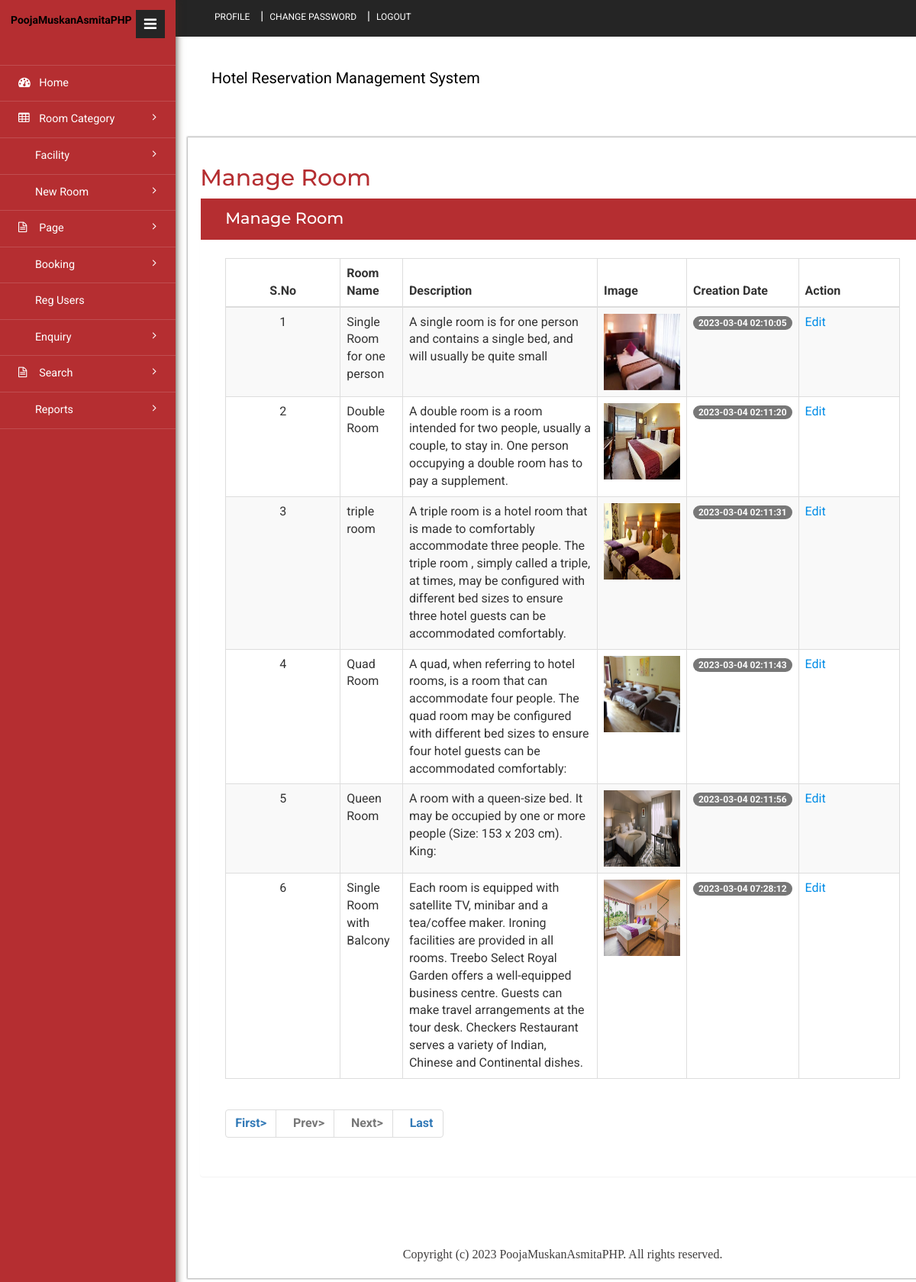
The page /admin/manage-room.php (signed in) on the database its author committed.
### tables this page shows
CREATE TABLE `tblroom` (
  `ID` int(10) NOT NULL,
  `RoomType` int(10) DEFAULT NULL,
  `RoomName` varchar(200) DEFAULT NULL,
  `MaxAdult` int(5) DEFAULT NULL,
  `MaxChild` int(5) DEFAULT NULL,
  `RoomDesc` mediumtext DEFAULT NULL,
  `NoofBed` int(5) DEFAULT NULL,
  `Image` varchar(200) DEFAULT NULL,
  `RoomFacility` varchar(200) DEFAULT NULL,
  `CreationDate` timestamp NULL DEFAULT current_timestamp()
);

### admin/manage-room.php (the view, shortened to what this page needs)
<?php
include('includes/dbconnection.php');
if (strlen($_SESSION['hbmsaid']==0)) {
  header('location:logout.php');
  } else{
?>
<!DOCTYPE HTML>
<html>
<head>
<link href="css/bootstrap.min.css" rel='stylesheet' type='text/css' />
<link href="css/style.css" rel='stylesheet' type='text/css' />
<link href="css/font-awesome.css" rel="stylesheet">
<link rel="stylesheet" href="css/icon-font.min.css" type='text/css' />
</head>
<body>
   <div class="page-container">
	<div class="left-content">
	   <div class="inner-content">
			<?php include_once('includes/header.php');?>
			<div class="content">
<div class="women_main">
	<div class="grids">
					<div class="progressbar-heading grids-heading">
						<h2>Manage Room</h2>
					</div>
					<div class="panel panel-widget forms-panel">
						<div class="forms">
							<div class="form-grids widget-shadow" data-example-id="basic-forms">
								<div class="form-title">
									<h4>Manage Room </h4>
								</div>
								<div class="form-body">
									     <table class="table table-bordered table-striped table-vcenter js-dataTable-full-pagination">
                                <thead>
                                    <tr>
                                        <th class="text-center">S.No</th>
                                        <th>Room Name</th>
                                        <th class="d-none d-sm-table-cell">Description</th>
                                        <th class="d-none d-sm-table-cell">Image</th>
                                        <th class="d-none d-sm-table-cell">Creation Date</th>
                                        <th class="d-none d-sm-table-cell" style="width: 15%;">Action</th>
                                       </tr>
                                </thead>
                                <tbody>
                                    <?php
                                    if (isset($_GET['pageno'])) {
            $pageno = $_GET['pageno'];
        } else {
            $pageno = 1;
        }
        $no_of_records_per_page = 10;
        $offset = ($pageno-1) * $no_of_records_per_page;
 $ret = "SELECT ID FROM tblroom";
$query1 = $dbh -> prepare($ret);
$query1->execute();
$total_rows=$query1->rowCount();
$total_pages = ceil($total_rows / $no_of_records_per_page);
$sql="SELECT * from tblroom LIMIT $offset, $no_of_records_per_page";
$query = $dbh -> prepare($sql);
$query->execute();
$results=$query->fetchAll(PDO::FETCH_OBJ);
$cnt=1;
if($query->rowCount() > 0)
{
foreach($results as $row)
{               ?>
                                    <tr>
                                        <td class="text-center"><?php echo htmlentities($cnt);?></td>
                                        <td class="font-w600"><?php  echo htmlentities($row->RoomName);?></td>
                                        <td class="d-none d-sm-table-cell"><?php  echo htmlentities($row->RoomDesc);?></td>
                                         <td class="d-none d-sm-table-cell"><img src="images/<?php echo $row->Image;?>" width="100" height="100"></td>
                                        <td class="d-none d-sm-table-cell">
                                            <span class="badge badge-primary"><?php  echo htmlentities($row->CreationDate);?></span>
                                        </td>
                                         <td class="d-none d-sm-table-cell"><a href="edit-room.php?editid=<?php echo ($row->ID);?>">Edit</a></td>
                                    </tr>
                                    <?php $cnt=$cnt+1;}} ?>
                                </tbody>
                            </table>
                            <div align="left">
    <ul class="pagination" >
        <li><a href="?pageno=1"><strong>First></strong></a></li>
        <li class="<?php if($pageno <= 1){ echo 'disabled'; } ?>">
            <a href="<?php if($pageno <= 1){ echo '#'; } else { echo "?pageno=".($pageno - 1); } ?>"><strong style="padding-left: 10px">Prev></strong></a>
        </li>
        <li class="<?php if($pageno >= $total_pages){ echo 'disabled'; } ?>">
            <a href="<?php if($pageno >= $total_pages){ echo '#'; } else { echo "?pageno=".($pageno + 1); } ?>"><strong style="padding-left: 10px">Next></strong></a>
        </li>
        <li><a href="?pageno=<?php echo $total_pages; ?>"><strong style="padding-left: 10px">Last</strong></a></li>
    </ul>
</div>
								</div>
							</div>
						</div>
					</div>
				</div>
<?php include_once('includes/footer.php');?>
</div>
</div>
		</div>
</div>
			<?php include_once('includes/sidebar.php');?>
							</div>
</body>
</html><?php }  ?>

### rows shown on the page
tblroom: RoomName "Single Room for one person", RoomDesc "A single room is for one person and contains a single bed, and will usually be quite small", Image (picture), CreationDate "2023-03-04 02:10:05"
tblroom: RoomName "Double Room", RoomDesc "A double room is a room intended for two people, usually a couple, to stay in. One person occupying a double room has to pay a supplement.", Image (picture), CreationDate "2023-03-04 02:11:20"
tblroom: RoomName "triple room", RoomDesc "A triple room is a hotel room that is made to comfortably accommodate three people. The triple room , simply called a triple, at times, may be configured with different bed sizes to ensure three hotel guests can be accommodated comfortably.", Image (picture), CreationDate "2023-03-04 02:11:31"
tblroom: RoomName "Quad Room", RoomDesc "A quad, when referring to hotel rooms, is a room that can accommodate four people. The quad room may be configured with different bed sizes to ensure four hotel guests can be accommodated comfortably:", Image (picture), CreationDate "2023-03-04 02:11:43"
tblroom: RoomName "Queen Room", RoomDesc "A room with a queen-size bed. It may be occupied by one or more people (Size: 153 x 203 cm). King:", Image (picture), CreationDate "2023-03-04 02:11:56"
tblroom: RoomName "Single Room with Balcony", RoomDesc "Each room is equipped with satellite TV, minibar and a tea/coffee maker. Ironing facilities are provided in all rooms. Treebo Select Royal Garden offers a well-equipped business centre. Guests can make travel arrangements at the tour desk. Checkers Restaurant serves a variety of Indian, Chinese and Continental dishes.", Image (picture), CreationDate "2023-03-04 07:28:12"
